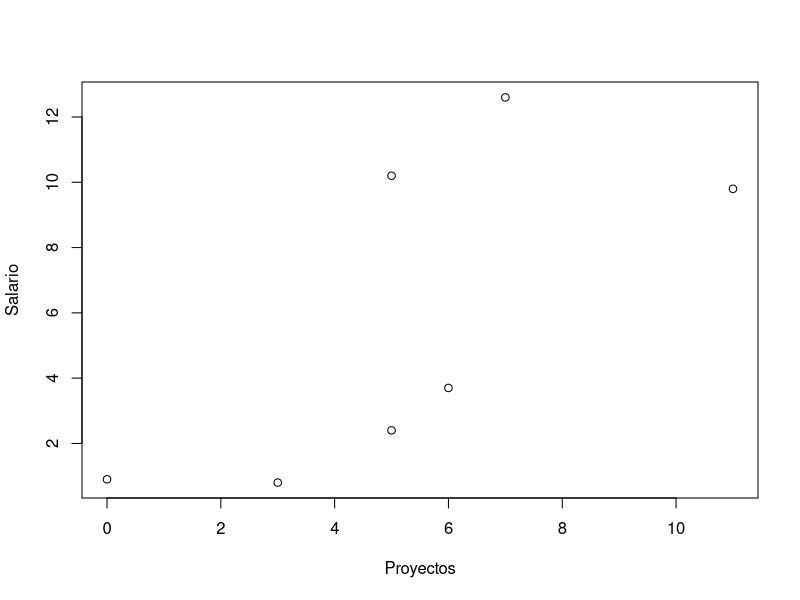
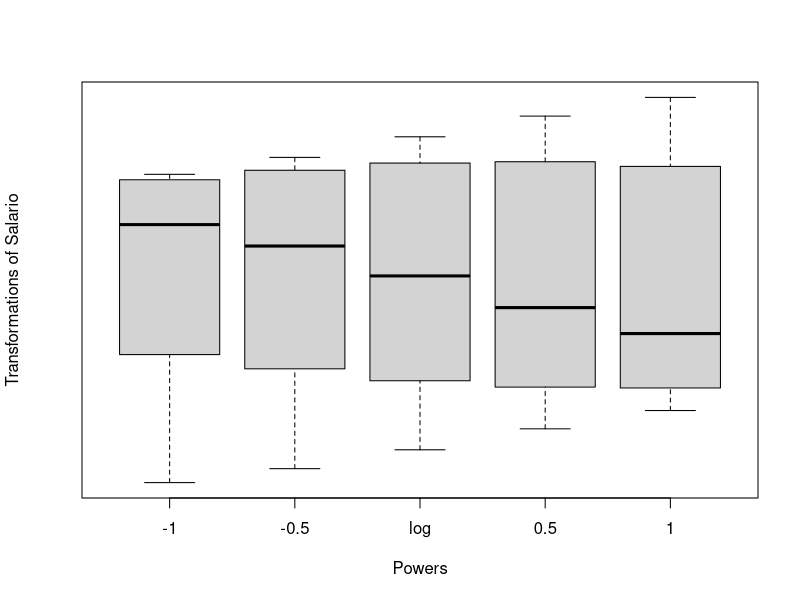

The R script that drew these images, in order:
## ---- chunk 1
library(MASS)
require(zoo)
library(lmtest)
library(nortest)
## ---- chunk 2
Salario<-c(0.8,2.4, 3.7, 9.8, 10.2, 0.9, 12.6)
Proyectos<-c(3, 5, 6, 11, 5, 0, 7) 
plot(Proyectos, Salario)
fit1<-lm(Salario~Proyectos)
fit1
anova(fit1)
resid.1<-residuals(fit1) ### Residuales (errores estimados)

## ---- chunk 3

########## COMIENZO A VALIDAR SUPUESTOS.
shapiro.test(residuals(fit1)) ## normalidad 
lillie.test(residuals(fit1)) ### normalidad
bptest(Salario~Proyectos)### Homocedasticidad Breusch-Pagan 
gqtest(lm(Salario~Proyectos))### Homocedasticidad Goldfeld-Quandt
dwtest(Salario~ residuals(fit1))# Durbin Watson independencia
## ---- chunk 4
##### Intentaremos mejorar con transformación de la respuesta solamente
###### Pero validaremos supuestos con la transformación
### La forma técnica es a través de la Transformación Box-Cox (1964)
########## Les dejo una ayuda gráfica de BoxPlot en varias transformaciones.

require(carData)
library(car) 
symbox(~ Salario)
###### Usaremos la transformación w =1/y porque se cumplen los supuestos con ella
##Verificar que los supuestos no se cumplen con otras transformaciones
########### usuales: log(y), log10(y), raíz cuadrada de (y), ...
Salario2=(Salario^-1)
### modelo teórico: w_i = bo + b1*Proyectos_i + error_i
########## con w_i = Salario2_i
fit2<-lm(Salario2~Proyectos)
fit2
anova(fit2)
resid.2<-residuals(fit2) ### Residuales (errores estimados)

## ---- chunk 5
########## COMIENZO A VALIDAR SUPUESTOS.
shapiro.test(residuals(fit2)) ## normalidad 
lillie.test(residuals(fit2)) ### normalidad
bptest(Salario2~Proyectos)### Homocedasticidad Breusch-Pagan 
gqtest(lm(Salario2~Proyectos))### Homocedasticidad Goldfeld-Quandt
dwtest(Salario2~ residuals(fit2))# Durbin Watson independencia


#### Resumen: en los cinco tests, valor.p mayor a 0.1
########## SÍ SE CUMPLEN LOS SUPUESTOS
## ---- chunk 6

################### cuando X=promedio de Proyectos.
############ Estrategia de trabajo: 1) calculamos el intervalo para Salario2
############ 2) y, al final, hacemos transformación inversa sobre el intervalo 
##### modelo ajustado: w_estimado=bo_est + b1_est*Proyectos

summary(fit2)



## ---- chunk 7
##### w_estimado =  1.08 - 0.115*Proyectos 
w_new= 1.08 - 0.115*mean(Proyectos) ## valor de w cuando x=mean(Proyectos)
w_new
## ---- chunk 8
anova(fit2)
## ---- chunk 9
CME=anova(fit2)[2,3]  
CME    ### 0.115
## ---- chunk 10
qt(0.95,5) ### 2.015
anova(fit2)
## ---- chunk 11
##### Intervalo de predicción del 90% para w
Inferior.w<- w_new - qt(0.95,5) *sqrt(CME*(1+(1/7)))
Superior.w<- w_new + qt(0.95,5) *sqrt(CME*(1+(1/7)))
Intervalo.para.w <- cbind(Inferior.w, Superior.w)
Intervalo.para.w
## ---- chunk 12
######## Ahora aplicamos transformación inversa: y=1/w
Inferior.y<- (Inferior.w)^-1
Superior.y<- (Superior.w)^-1
Intervalo.para.y <- cbind(Inferior.y, Superior.y)
Intervalo.para.y

## ---- chunk 13
summary(Salario)
## ---- chunk 14
##### ESTE EJEMPLO ES UNA MUESTRA DEL PELIGRO DEL 
######## MÉTODO DE TRANSFORMACIÓN DE LA RESPUESTA
###### EN ALGUNOS CASOS, AL VOLVER A LA ESCALA ORIGINAL
####### LOS RESULTADOS ESTÁN FUERA DE RANGO Y 
############# NO TIENEN SENTIDO.
####### LO MÁS DELICADO DE ESTE TEMA ES QUE ALGUNOS AUTORES APLICAN 
####### TRANSFORMACIÓN DE LA RESPUESTA Y NO VALIDAN SUPUESTOS.
